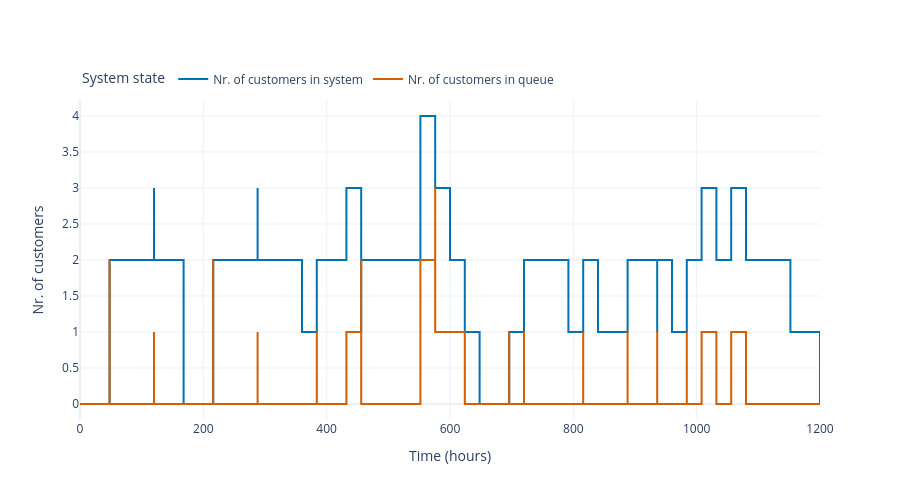

The notebook cell saved with this chart:
### Code cell
sim.plot_system_state()

### Figure 1 — Plotly figure (JSON) as saved in the notebook; plotly's stock layout.template omitted (floating-point values rounded to 4 significant figures)
{"data": [{"hovertemplate": "Time: %{x:.2f} h<br>Nr. of customers in system: %{y}<extra></extra>", "line": {"color": "#0072B2", "shape": "hv"}, "mode": "lines", "name": "Nr. of customers in system", "type": "scatter", "x": [0.0, 48.0, 48.0, 48.0, 48.0, 120.0, 120.0, 120.0, 168.0, 168.0, 216.0, 216.0, 216.0, 216.0, 288.0, 288.0, 288.0, 360.0, 384.0, 384.0, 432.0, 456.0, 456.0, 456.0, 456.0, 456.0, 552.0, 552.0, 576.0, 576.0, 576.0, 576.0, 600.0, 624.0, 648.0, 696.0, 696.0, 720.0, 720.0, 792.0, 816.0, 816.0, 840.0, 888.0, 888.0, 936.0, 936.0, 936.0, 960.0, 984.0, 984.0, 1008.0, 1032.0, 1032.0, 1056.0, 1080.0, 1080.0, 1152.0, 1200.0], "y": [0, 1, 2, 2, 2, 3, 2, 2, 1, 0, 1, 2, 2, 2, 3, 2, 2, 1, 2, 2, 3, 2, 1, 2, 2, 2, 3, 4, 3, 4, 4, 3, 2, 1, 0, 1, 1, 2, 2, 1, 2, 2, 1, 2, 2, 1, 2, 2, 1, 2, 2, 3, 2, 2, 3, 2, 2, 1, 0]}, {"hovertemplate": "Time: %{x:.2f} h<br>Nr. of customers in queue: %{y}<extra></extra>", "line": {"color": "#D55E00", "shape": "hv"}, "mode": "lines", "name": "Nr. of customers in queue", "type": "scatter", "x": [0.0, 48.0, 48.0, 48.0, 48.0, 120.0, 120.0, 120.0, 168.0, 168.0, 216.0, 216.0, 216.0, 216.0, 288.0, 288.0, 288.0, 360.0, 384.0, 384.0, 432.0, 456.0, 456.0, 456.0, 456.0, 456.0, 552.0, 552.0, 576.0, 576.0, 576.0, 576.0, 600.0, 624.0, 648.0, 696.0, 696.0, 720.0, 720.0, 792.0, 816.0, 816.0, 840.0, 888.0, 888.0, 936.0, 936.0, 936.0, 960.0, 984.0, 984.0, 1008.0, 1032.0, 1032.0, 1056.0, 1080.0, 1080.0, 1152.0, 1200.0], "y": [0, 1, 2, 1, 0, 1, 1, 0, 0, 0, 1, 2, 1, 0, 1, 1, 0, 0, 1, 0, 1, 1, 1, 2, 1, 0, 1, 2, 2, 3, 2, 1, 1, 0, 0, 1, 0, 1, 0, 0, 1, 0, 0, 1, 0, 0, 1, 0, 0, 1, 0, 1, 1, 0, 1, 1, 0, 0, 0]}], "layout": {"height": 500, "legend": {"orientation": "h", "title": {"text": "System state"}, "x": 0, "xanchor": "left", "y": 1.02, "yanchor": "bottom"}, "xaxis": {"title": {"text": "Time (hours)"}}, "yaxis": {"title": {"text": "Nr. of customers"}}}}
